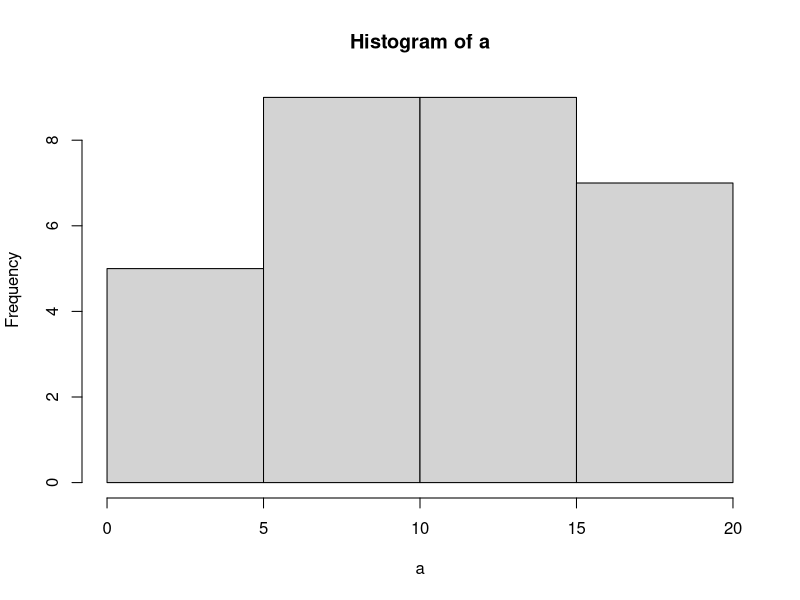
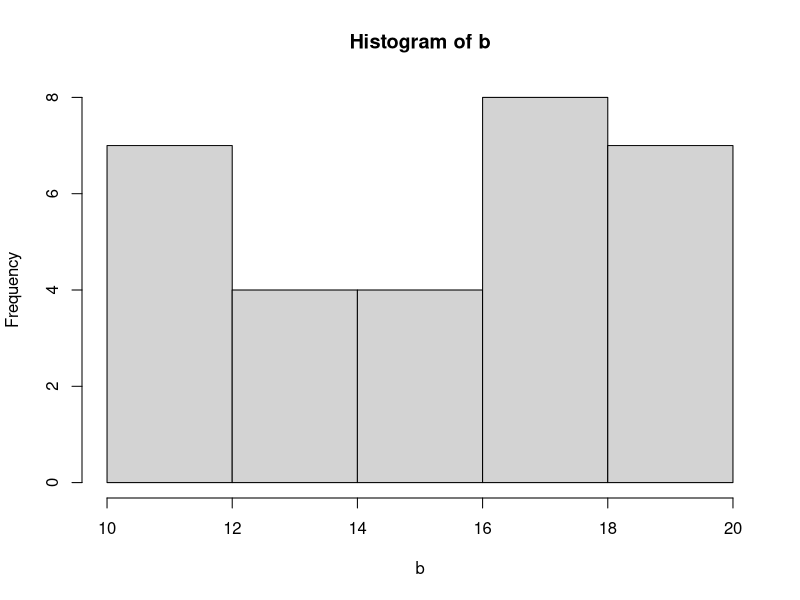
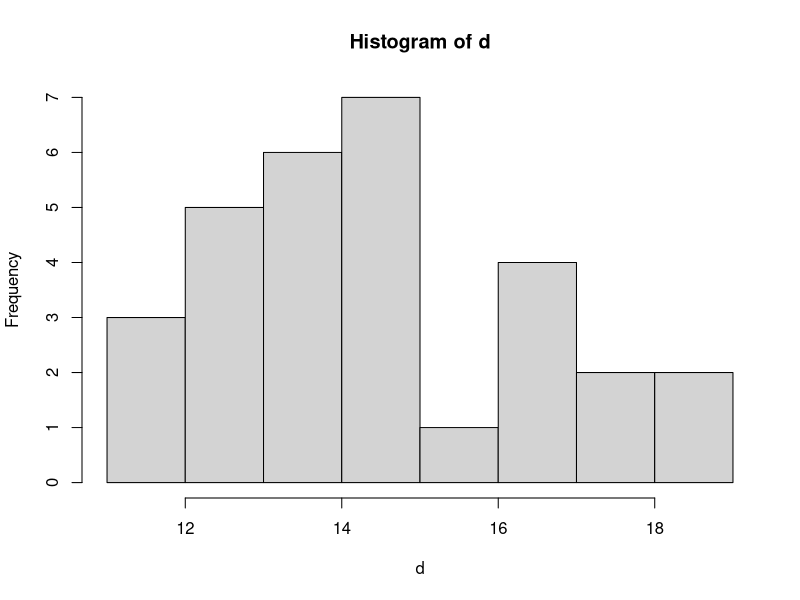
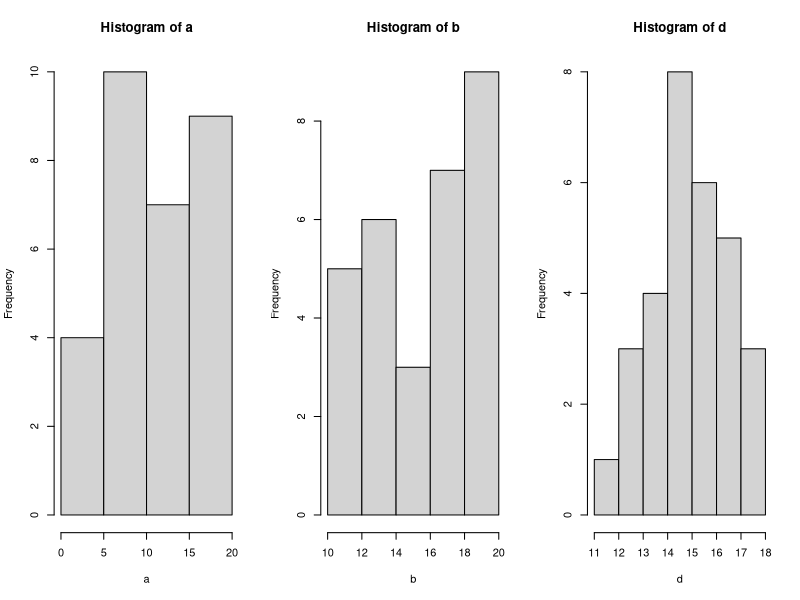

Generate these figures, in order, with R:
## ---- chunk 1
knitr::opts_chunk$set(echo = TRUE, fig.align = "center")
## ---- chunk 2
a <- sample(x = 1:20, size = 30, replace = TRUE)
a
hist(a)
## ---- chunk 3
b <- runif(n = 30, min = 10, max = 20)
b
hist(b)
## ---- chunk 4
d <- rnorm(n = 30, mean = 15, sd = 2)
d
hist(d)
## ---- chunk 5
set.seed(2)
a <- sample(x = 1:20, size = 30, replace = TRUE)
b <- runif(n = 30, min = 10, max = 20)
d <- rnorm(n = 30, mean = 15, sd = 2)
par(mfrow = c(1, 3))
hist(a)
hist(b)
hist(d)
## ---- chunk 6
# Vectors
a <- 1:10
a[10]  # 10th values of A
a[c(1, 3)]  # 1st and 3rd values in A

# matrices
mat <- cbind(a = 1:10, b = 1:10, c = 1:10)
mat[1, 1]  # row 1, column 1
mat[, 3]  # all of column 3
mat[2, ]  # all of row 2

# data.frames
d <- c(rep("pigs", 3), rep("ponies", 4), rep("puppies", 3))
dat <- cbind.data.frame(mat, d)
dat[1, 1]  # row 1, column 1
dat[, 3]  # all of column 3
dat[2, ]  # all of row 2
dat[2:4, 3:4]  # rows 2:4 in columns 3:4
dat[2:4, c(2, 4)]  # rows 2:4 in columns 2 and 4

# lists
l <- list(a, mat, dat)
names(l) <- c("a", "mat", "dat")  # give the list names
l[[1]]  # first element (a)
l[[3]]  # third element (dat)
l[[3]][2:4, c(2, 4)]  # rows 2:4 in col 2 & 4 in 3rd element
